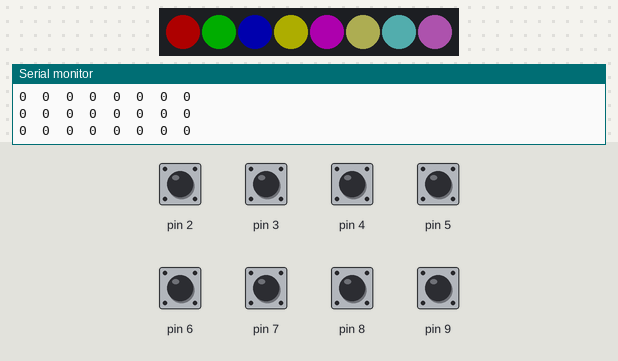
The sketch below on a simulated Arduino Uno, built with avr-gcc and run on an emulated ATmega328P. On the bench: 8 RGB LEDs in strip order, left to right, the last lines printed to the serial monitor. The test bench sets the inputs (shaded band); at power-on: pin 2–9 HIGH. Dim RGB values are drawn brighter than linear.

Above: at 1.2 s.
1.3 s: pin 2 pulled LOW for 1 s
At 2.1 s:
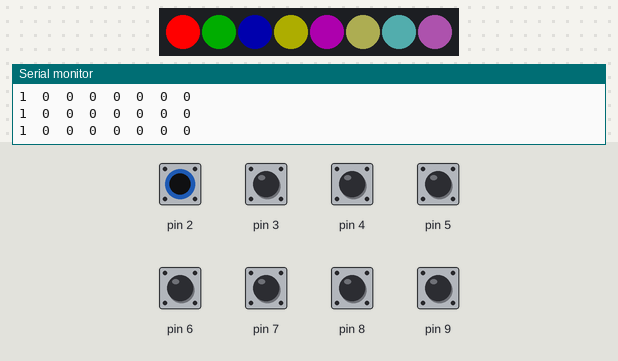
3.8 s: pin 3 pulled LOW for 1 s
At 4.6 s:
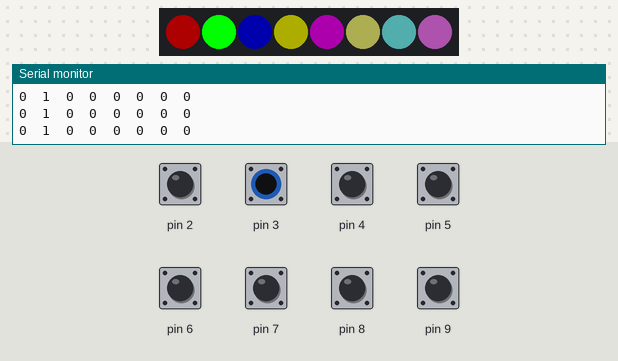
6.3 s: pin 4 pulled LOW for 1 s
At 6.9 s:
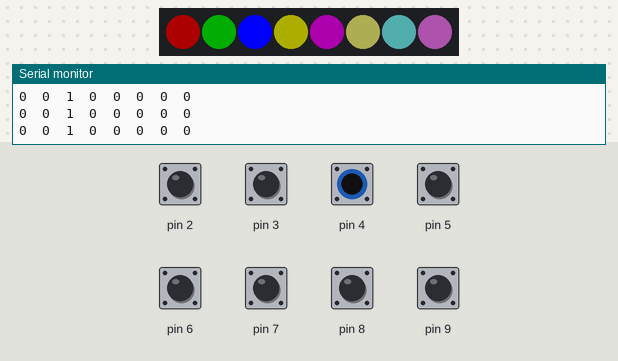
8.8 s: pin 5 pulled LOW for 1 s
At 9.6 s:
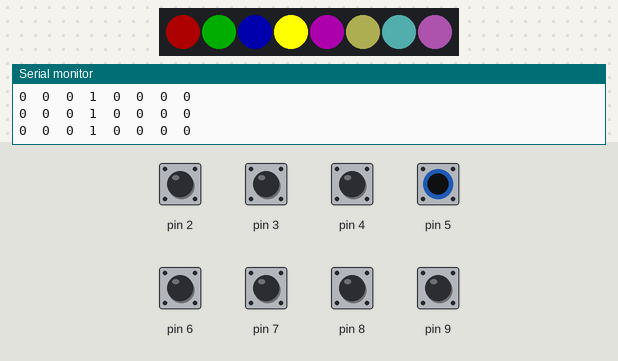
11.3 s: pin 6 pulled LOW for 1 s
At 11.8 s:
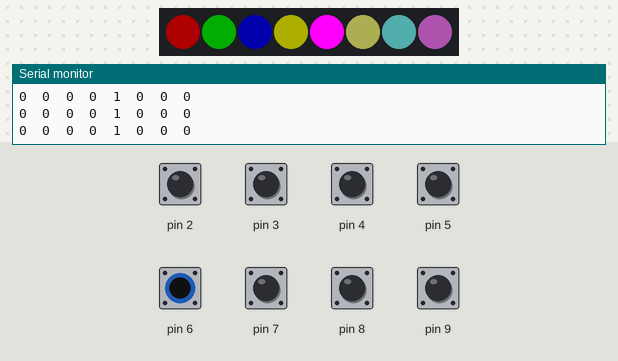
13.8 s: pin 7 pulled LOW for 1 s
At 14.6 s:
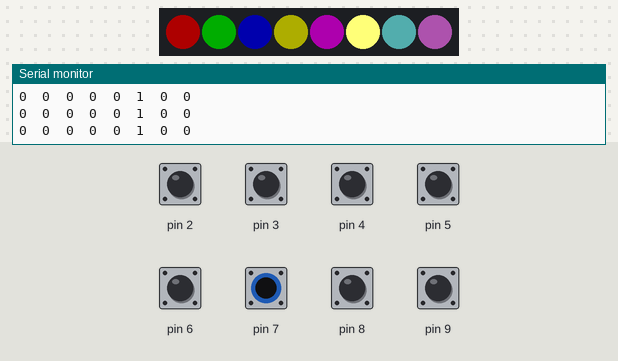
Timing chart, 0 to 16.8 s (numbered marks = the images above; inputs shaded):
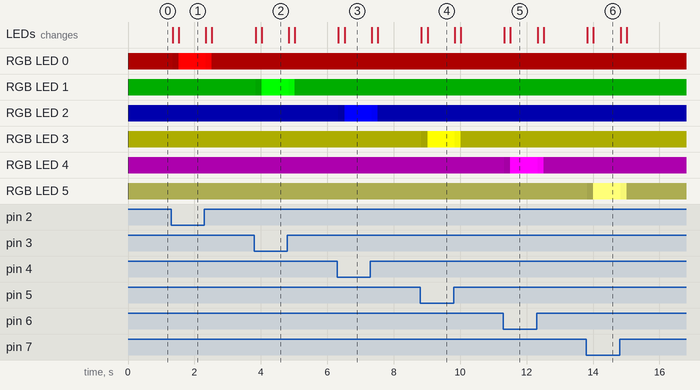

Measured:
- after the input at 1.3 s, RGB LED 0: RGB(51, 0, 0) → RGB(38, 0, 0) at once, → RGB(255, 0, 0) 0.18 s later, → RGB(229, 0, 0) 0.82 s later, → RGB(51, 0, 0) 0.18 s later
- after the input at 3.8 s, RGB LED 1: RGB(0, 51, 0) → RGB(0, 38, 0) at once, → RGB(0, 255, 0) 0.18 s later, → RGB(0, 229, 0) 0.82 s later, → RGB(0, 51, 0) 0.18 s later
- after the input at 6.3 s, RGB LED 2: RGB(0, 0, 51) → RGB(0, 0, 38) at once, → RGB(0, 0, 255) 0.18 s later, → RGB(0, 0, 229) 0.82 s later, → RGB(0, 0, 51) 0.18 s later
- after the input at 8.8 s, RGB LED 3: RGB(51, 51, 0) → RGB(38, 38, 0) at once, → RGB(255, 255, 0) 0.18 s later, → RGB(229, 229, 0) 0.82 s later, → RGB(51, 51, 0) 0.18 s later
- after the input at 11.3 s, RGB LED 4: RGB(51, 0, 51) → RGB(38, 0, 38) at once, → RGB(255, 0, 255) 0.18 s later, → RGB(229, 0, 229) 0.82 s later, → RGB(51, 0, 51) 0.18 s later
- after the input at 13.8 s, RGB LED 5: RGB(51, 51, 24) → RGB(38, 38, 18) at once, → RGB(255, 255, 120) 0.18 s later, → RGB(229, 229, 108) 0.82 s later, → RGB(51, 51, 24) 0.18 s later; the LEDs: first change at once (image 6 shows a later state)

The sketch:

Tree_2.0_long.ino
```cpp
#include <Adafruit_NeoPixel.h>
#include <CapacitiveSensor.h>

#define PIN A0
#define LEDS_NUMBER 8
// Send/Receive period time
boolean DEBUG = false;
Adafruit_NeoPixel strip = Adafruit_NeoPixel(LEDS_NUMBER , PIN, NEO_GRB + NEO_KHZ800);
CapacitiveSensor   cs_12[] = {CapacitiveSensor(12, 2), CapacitiveSensor(12, 3), CapacitiveSensor(12, 4)
                              , CapacitiveSensor(12, 5), CapacitiveSensor(12, 6), CapacitiveSensor(12, 7), CapacitiveSensor(12, 8), CapacitiveSensor(12, 9)
                             };    // 10M resistor between pins 12, pin 2 is sensor pin, add a wire and or foil if desired

int threshold = 3000;       // variable to store the value coming from the potentiometer
long capacitiveArray[LEDS_NUMBER];
int message[LEDS_NUMBER];
int times[LEDS_NUMBER];
int mintimes = 2;
int maxtimes = 10; //stabilizing counter - number of needed active counts to send a message to other pi and other arduino
//float ramp1 = 1/((maxtimes-mintimes)*4);
//float ramp2 = 1/maxtimes-mintimes;
float ramp1=0.05;
float ramp2=0.1;
int colors[LEDS_NUMBER][2];
int G[LEDS_NUMBER];
int R[LEDS_NUMBER];
int B[LEDS_NUMBER];

void setup() {
    // put your setup code here, to run once:
  Serial.begin(115200) ;
  initCapacivite(100);
  strip.begin();
  strip.setBrightness(255);
  strip.show(); // Initialize all pixels to 'off'
  G[0] = 255; R[0] = 000; B[0] = 000;
  G[1] = 000; R[1] = 255; B[1] = 000;
  G[2] = 000; R[2] = 000; B[2] = 255;
  G[3] = 255; R[3] = 255; B[3] = 000;
  G[4] = 255; R[4] = 000; B[4] = 255;
  G[5] = 255; R[5] = 255; B[5] = 120;
  G[6] = 120; R[6] = 255; B[6] = 255;
  G[7] = 255; R[7] = 120; B[7] = 255;
}

void loop() {
    long start = millis();
    if (DEBUG) {
    debug_loop(start);
    }
    measureCapcitive();
    for (int i = 0; i < LEDS_NUMBER  ; i++) {
      if (capacitiveArray[i] > threshold or capacitiveArray[i] ==-2) {
         times[i] ++;
         times[i] = constrain(times[i], mintimes, maxtimes);
         strip.setPixelColor(i, (times[i]*G[i])*ramp1, times[i]*R[i]*ramp1, times[i]*B[i]*ramp1);
         if (times[i] < maxtimes){
            Serial.print(0);
         }
         else if (times[i] == maxtimes){
            strip.setPixelColor(i, times[i]*G[i]*ramp2, times[i]*R[i]*ramp2, times[i]*B[i]*ramp2);
            Serial.print(1);
         }
         else if (times[i] > maxtimes-2){
            Serial.print(1);
         }
          //Serial.print(times[i]);
          Serial.print("\t");
          //Serial.flush();
      }
      else {
          times[i] --;
          times[i] = constrain(times[i], mintimes, maxtimes);
          strip.setPixelColor(i, times[i]*G[i]*ramp2, times[i]*R[i]*ramp2, times[i]*B[i]*ramp2);
          //Serial.print(times[i]);
          Serial.print(0);
          Serial.print("\t");
      }
//      if (times[i]==0){
//        times[i] ++;
//        strip.setPixelColor(i, times[i]*colors[i][0]/ramp2, times[i]*colors[i][1]/ramp2, times[i]*colors[i][2]/ramp2);
//      }
    }
    strip.show();
    Serial.print('\n');

  while(Serial.available()){
    for (int i = 0; i < LEDS_NUMBER  ; i++){
      message[i] = Serial.readStringUntil('  ').toInt();
      //Serial.print(message[i]);
     }
  }
    //Serial.print('\n');
    for (int i = 0; i < LEDS_NUMBER  ; i++) {
      if (message[i] == 1){
       strip.setPixelColor(i, 255, 255, 255);
       //Serial.print(3);
      }
      else{
        //strip.setPixelColor(i, 0, 0, 0);
        //Serial.print(2);
      }
    }
    //Serial.print('\n');
  strip.show();
  //delay(10);


}
```

DEBUG.ino
```cpp
void debug_loop(long start) {
  Serial.print(millis() - start);        // check on performance in milliseconds
  Serial.print("\t");

  Serial.print(capacitiveArray[0]);                    // tab character for debug windown spacing
  Serial.print("\t");
  Serial.print(capacitiveArray[1]);                    // tab character for debug windown spacing
  Serial.print("\t");
  Serial.print(capacitiveArray[2]);                    // tab character for debug windown spacing
  Serial.print("\t");
  Serial.print(capacitiveArray[3]);                    // tab character for debug windown spacing
  Serial.print("\t");
  Serial.print(capacitiveArray[4]);                    // tab character for debug windown spacing
  Serial.print("\t");
  Serial.print(capacitiveArray[5]);                    // tab character for debug windown spacing
  Serial.print("\t");
  Serial.print(capacitiveArray[6]);                   // tab character for debug windown spacing
  Serial.print("\t");
  Serial.println(capacitiveArray[7]);                   // tab character for debug windown spacing
  }
```

Methods.ino
```cpp
void measureCapcitive() {
  for (int i = 0 ; i < LEDS_NUMBER; i++) {
    capacitiveArray[i] = cs_12[i].capacitiveSensor(30);
  }
}

void initCapacivite(unsigned long timeout_millis) {
  for (int i = 0 ; i < LEDS_NUMBER; i++) {
    cs_12[i].set_CS_Timeout_Millis(timeout_millis);
  }
}
```

Serial.ino
```cpp
//
//void sendMsg(struct TreeMsg treeMsg) {
//  Serial.println(String(treeMsg.intro) + "\t" + String(treeMsg.R) + "\t" + String(treeMsg.G) + "\t" + String(treeMsg.B));
//  Serial.flush();
//}
//
//void sendEndMsg() {
//  Serial.println("-2 0 0 0");
//  Serial.flush();
//}
//
//void sendStartMsg() {
//  Serial.println("-1 0 0 0");
//  Serial.flush();
//}
//
//void sendPlayMsg() {
//  Serial.println("-3 0 0 0");
//  Serial.flush();
//}
//
//void sendStartOtherMsg() {
//  Serial.println("-4 0 0 0");
//  Serial.flush();
//}
//
//struct TreeMsg readMsg() {
//  struct TreeMsg treeMsg;
//  String introMsg = Serial.readStringUntil(' ');
//
//  // If message start with 'start' or ' 'end' - return -1
//  if (treeMsg.intro > 0) {
//    treeMsg.intro = introMsg.toInt();
//    treeMsg.R = Serial.readStringUntil(' ').toInt();
//    treeMsg.G = Serial.readStringUntil(' ').toInt();
//    treeMsg.B = Serial.readStringUntil('\n').toInt();
//  } else if (introMsg == "-2") {
//    shouldPlayOther = false;
//    treeMsg.intro = -1;
//    Serial.readStringUntil('\n');
//  } else if (introMsg == "-1") {
//    treeMsg.intro = -1;
//    shouldPlayOther = true;
//    Serial.readStringUntil('\n');
//
//  } else if (introMsg == "-3") {
//    treeMsg.intro = -3;
//    Serial.readStringUntil('\n');
//
//  } else if (introMsg == "-4") {
//    treeMsg.intro = -4;
//    Serial.readStringUntil('\n');
//
//  }
//
//  return treeMsg;
//}
//
//boolean checkConnection() {
//  return Serial.available();
//}
```

rgbMethods.ino
```cpp
//void colors() {
//  for (int i = 0; i < LEDS_NUMBER; i++) {
//    //strip.setPixelColor(i, 0, 255, 0);
//    ledsStatusArray[i][0] = 254;
//    ledsStatusArray[i][1] = 0;
//    ledsStatusArray[i][2] = 0;
//  }
//  strip.show();
//}
```
